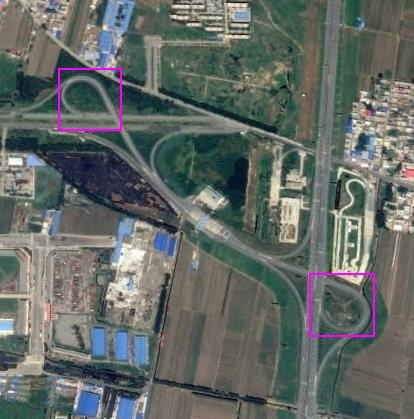
%> input picture input/zhuanpan0001.jpg, 414 x 419 px
$ octave image_rotate.m   (GNU Octave 9; MATLAB toolbox functions it lacks are replaced by stand-ins)
%> lines starting %> are read from the running program, lines starting %| are printed output that depends on the picture
%旋转图像并剪切出包含检测框目标的正方形区域，要求无黑底%

close all;
clc;
clear;

lines = load('input/zhuanpan0001.txt');
%[row,col]=size(lines);
row = size(lines,1);
%col = size(lines,2);

boxes = zeros(row, 4);
boxes_large = zeros(row, 4); %第i行不为空，表示剪切后包含第i个检测框的正方形是按阈值threshold剪切的正方形
box_large= [];

imagepath = 'input/zhuanpan0001.jpg';
im = imread(imagepath);
%> im is the input picture: size 419x414x3 uint8; mean R, G, B 99.2, 105.6, 101.7
%[h,w,c] = size(im);
h = size(im,1);
%> h = 419
w = size(im,2);
%> w = 414

threshold = 3;

angle = 0;
add_angle = 10;
n = 360/add_angle-1;

for j=0:n
    angle = j*add_angle;
    B = imrotate(im,angle,'nearest','loose');  %旋转im
    for i=1:row
        %获取第i个检测框boxes(i,:)
        boxes(i,1) = lines(i,1);                 %XMIN
        boxes(i,2) = lines(i,2);                 %YMIN
        boxes(i,3) = lines(i,3) - lines(i,1);    %WIDTH
        boxes(i,4) = lines(i,4) - lines(i,2);    %HEIGHT

        %boxes(i,:)的外接圆
        center = [boxes(i,1)+boxes(i,3)/2, boxes(i,2)+boxes(i,4)/2]; %圆心
        r = sqrt((boxes(i,3)/2)^2+(boxes(i,4)/2)^2);                 %半径
        %im(ceil(center(2)),ceil(center(1)),:) = 255;

        center_rotate= point_trans(im, angle, center(1), center(2)); %center旋转后的图像坐标
        %B(center2(2):center2(2)+10,center2(1):center2(1)+10,:) = 255;

        [xmin,ymin,width_max] = getmaxrectangle(im, angle, center(1), center(2)); %im旋转后的包含boxes(i,:)外接圆的最大无黑底正方形

        if( 2*r*threshold < width_max)
            %按阈值threshold剪切
            boxes_large(i,:) = extrectangle_large(B,r,center_rotate(1),center_rotate(2),threshold);  %放大外接圆的外接矩threshold倍
            box_large = imcrop(B,[boxes_large(i,1),boxes_large(i,2),boxes_large(i,3),boxes_large(i,4)]);
        else
            box_large = imcrop(B,[xmin, ymin, width_max, width_max]);
        end

        imwrite(box_large,['rotationcut/zhuanpan0001-',num2str(i),'-',num2str(angle),'.jpg']);

    end

end
%> this loop made 36 passes
%> pass 2, `B = imrotate(im,angle,'nearest','loose');`:
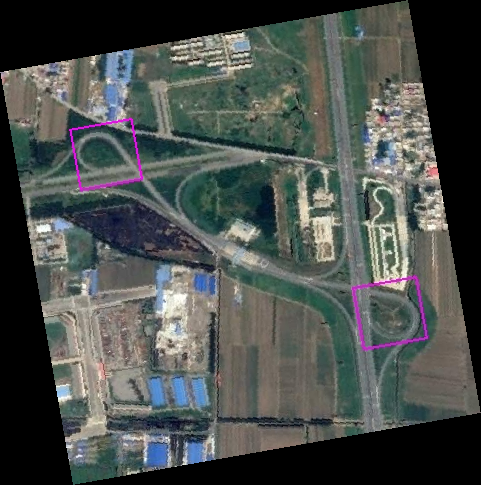
%> B: size 485x481x3 uint8; mean R, G, B 73.8, 78.5, 75.6
%> pass 3, `B = imrotate(im,angle,'nearest','loose');`:
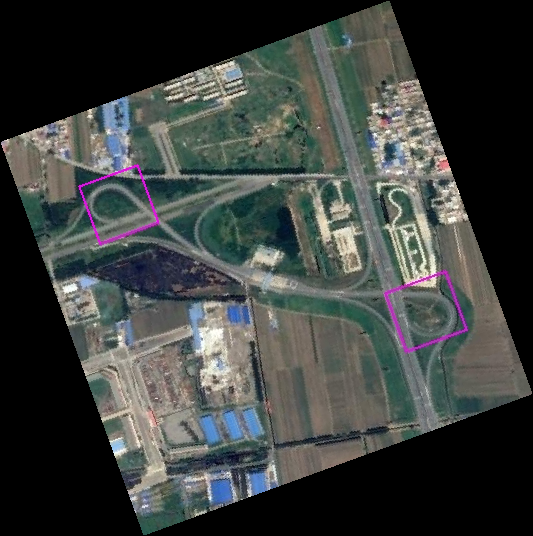
%> B: size 536x533x3 uint8; mean R, G, B 60.3, 64.1, 61.8
%> after the loop:
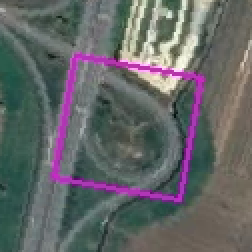
%> box_large: size 126x126x3 uint8 (shown 2 times larger); mean R, G, B 99.8, 101.9, 102.5
%> after the loop, boxes = [58 68 63 62; 309 273 65 63]; boxes_large = [0 0 0 0; 0 0 0 0]


% [13 lines of commented-out code are left out]
